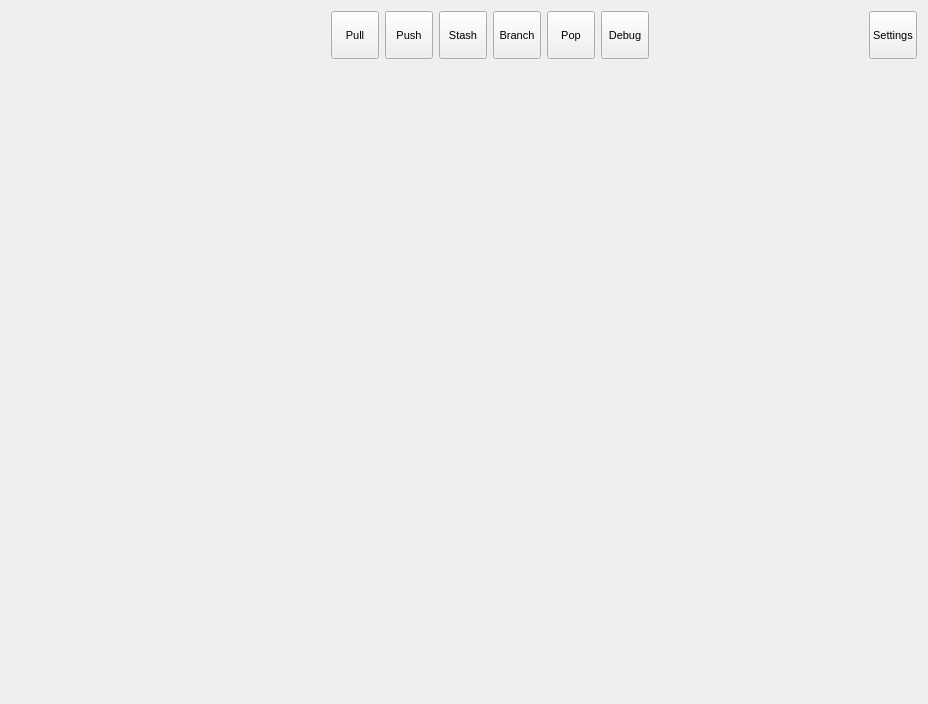
<?xml version="1.0" encoding="UTF-8"?>
<ui version="4.0">
 <class>RepositoryContainer</class>
 <widget class="QWidget" name="RepositoryContainer">
  <property name="geometry">
   <rect>
    <x>0</x>
    <y>0</y>
    <width>928</width>
    <height>704</height>
   </rect>
  </property>
  <property name="windowTitle">
   <string>Form</string>
  </property>
  <layout class="QVBoxLayout" name="verticalLayout">
   <item>
    <layout class="QHBoxLayout" name="horizontalLayout">
     <item>
      <widget class="RepositoryPathWidget" name="pathWidget" native="true">
       <property name="minimumSize">
        <size>
         <width>100</width>
         <height>0</height>
        </size>
       </property>
      </widget>
     </item>
     <item>
      <spacer name="horizontalSpacer_6">
       <property name="orientation">
        <enum>Qt::Orientation::Horizontal</enum>
       </property>
       <property name="sizeHint" stdset="0">
        <size>
         <width>40</width>
         <height>20</height>
        </size>
       </property>
      </spacer>
     </item>
     <item>
      <widget class="QToolButton" name="pushPullFromRemote">
       <property name="minimumSize">
        <size>
         <width>48</width>
         <height>48</height>
        </size>
       </property>
       <property name="maximumSize">
        <size>
         <width>48</width>
         <height>48</height>
        </size>
       </property>
       <property name="font">
        <font>
         <pointsize>8</pointsize>
        </font>
       </property>
       <property name="text">
        <string>Pull</string>
       </property>
       <property name="icon">
        <iconset resource="gitassets.qrc">
         <normaloff>:/assets/pull.png</normaloff>:/assets/pull.png</iconset>
       </property>
       <property name="iconSize">
        <size>
         <width>28</width>
         <height>28</height>
        </size>
       </property>
       <property name="toolButtonStyle">
        <enum>Qt::ToolButtonStyle::ToolButtonTextUnderIcon</enum>
       </property>
      </widget>
     </item>
     <item>
      <widget class="QToolButton" name="pushPushToRemote">
       <property name="minimumSize">
        <size>
         <width>48</width>
         <height>48</height>
        </size>
       </property>
       <property name="maximumSize">
        <size>
         <width>48</width>
         <height>48</height>
        </size>
       </property>
       <property name="font">
        <font>
         <pointsize>8</pointsize>
        </font>
       </property>
       <property name="text">
        <string>Push</string>
       </property>
       <property name="icon">
        <iconset resource="gitassets.qrc">
         <normaloff>:/assets/push.png</normaloff>:/assets/push.png</iconset>
       </property>
       <property name="iconSize">
        <size>
         <width>28</width>
         <height>28</height>
        </size>
       </property>
       <property name="toolButtonStyle">
        <enum>Qt::ToolButtonStyle::ToolButtonTextUnderIcon</enum>
       </property>
      </widget>
     </item>
     <item>
      <widget class="QToolButton" name="pushStashChanges">
       <property name="minimumSize">
        <size>
         <width>48</width>
         <height>48</height>
        </size>
       </property>
       <property name="maximumSize">
        <size>
         <width>48</width>
         <height>48</height>
        </size>
       </property>
       <property name="font">
        <font>
         <pointsize>8</pointsize>
        </font>
       </property>
       <property name="text">
        <string>Stash</string>
       </property>
       <property name="icon">
        <iconset resource="gitassets.qrc">
         <normaloff>:/assets/stash.png</normaloff>:/assets/stash.png</iconset>
       </property>
       <property name="iconSize">
        <size>
         <width>28</width>
         <height>28</height>
        </size>
       </property>
       <property name="toolButtonStyle">
        <enum>Qt::ToolButtonStyle::ToolButtonTextUnderIcon</enum>
       </property>
      </widget>
     </item>
     <item>
      <widget class="QToolButton" name="pushCreateBranch">
       <property name="minimumSize">
        <size>
         <width>48</width>
         <height>48</height>
        </size>
       </property>
       <property name="maximumSize">
        <size>
         <width>48</width>
         <height>48</height>
        </size>
       </property>
       <property name="font">
        <font>
         <pointsize>8</pointsize>
        </font>
       </property>
       <property name="text">
        <string>Branch</string>
       </property>
       <property name="icon">
        <iconset resource="gitassets.qrc">
         <normaloff>:/assets/branch.png</normaloff>:/assets/branch.png</iconset>
       </property>
       <property name="iconSize">
        <size>
         <width>28</width>
         <height>28</height>
        </size>
       </property>
       <property name="toolButtonStyle">
        <enum>Qt::ToolButtonStyle::ToolButtonTextUnderIcon</enum>
       </property>
      </widget>
     </item>
     <item>
      <widget class="QToolButton" name="pushPopStash">
       <property name="minimumSize">
        <size>
         <width>48</width>
         <height>48</height>
        </size>
       </property>
       <property name="maximumSize">
        <size>
         <width>48</width>
         <height>48</height>
        </size>
       </property>
       <property name="font">
        <font>
         <pointsize>8</pointsize>
        </font>
       </property>
       <property name="text">
        <string>Pop</string>
       </property>
       <property name="icon">
        <iconset resource="gitassets.qrc">
         <normaloff>:/assets/stash-pop.png</normaloff>:/assets/stash-pop.png</iconset>
       </property>
       <property name="iconSize">
        <size>
         <width>28</width>
         <height>28</height>
        </size>
       </property>
       <property name="toolButtonStyle">
        <enum>Qt::ToolButtonStyle::ToolButtonTextUnderIcon</enum>
       </property>
      </widget>
     </item>
     <item>
      <widget class="QToolButton" name="pushDebug">
       <property name="minimumSize">
        <size>
         <width>48</width>
         <height>48</height>
        </size>
       </property>
       <property name="maximumSize">
        <size>
         <width>48</width>
         <height>48</height>
        </size>
       </property>
       <property name="font">
        <font>
         <pointsize>8</pointsize>
        </font>
       </property>
       <property name="text">
        <string>Debug</string>
       </property>
       <property name="icon">
        <iconset resource="gitassets.qrc">
         <normaloff>:/assets/debug.png</normaloff>:/assets/debug.png</iconset>
       </property>
       <property name="iconSize">
        <size>
         <width>28</width>
         <height>28</height>
        </size>
       </property>
       <property name="toolButtonStyle">
        <enum>Qt::ToolButtonStyle::ToolButtonTextUnderIcon</enum>
       </property>
      </widget>
     </item>
     <item>
      <spacer name="horizontalSpacer_5">
       <property name="orientation">
        <enum>Qt::Orientation::Horizontal</enum>
       </property>
       <property name="sizeHint" stdset="0">
        <size>
         <width>40</width>
         <height>20</height>
        </size>
       </property>
      </spacer>
     </item>
     <item>
      <widget class="QToolButton" name="pushRepoOptions">
       <property name="minimumSize">
        <size>
         <width>48</width>
         <height>48</height>
        </size>
       </property>
       <property name="maximumSize">
        <size>
         <width>48</width>
         <height>48</height>
        </size>
       </property>
       <property name="font">
        <font>
         <pointsize>8</pointsize>
        </font>
       </property>
       <property name="text">
        <string>Settings</string>
       </property>
       <property name="icon">
        <iconset resource="gitassets.qrc">
         <normaloff>:/assets/settings.png</normaloff>:/assets/settings.png</iconset>
       </property>
       <property name="iconSize">
        <size>
         <width>28</width>
         <height>28</height>
        </size>
       </property>
       <property name="toolButtonStyle">
        <enum>Qt::ToolButtonStyle::ToolButtonTextUnderIcon</enum>
       </property>
      </widget>
     </item>
    </layout>
   </item>
   <item>
    <widget class="QStackedWidget" name="stackedWidget">
     <widget class="QWidget" name="pagePrimaryRepo"/>
     <widget class="QWidget" name="pageSecondaryRepo"/>
    </widget>
   </item>
  </layout>
 </widget>
 <customwidgets>
  <customwidget>
   <class>RepositoryPathWidget</class>
   <extends>QWidget</extends>
   <header>widgets/repositorypathwidget.h</header>
   <container>1</container>
  </customwidget>
 </customwidgets>
 <resources>
  <include location="gitassets.qrc"/>
 </resources>
 <connections/>
</ui>
